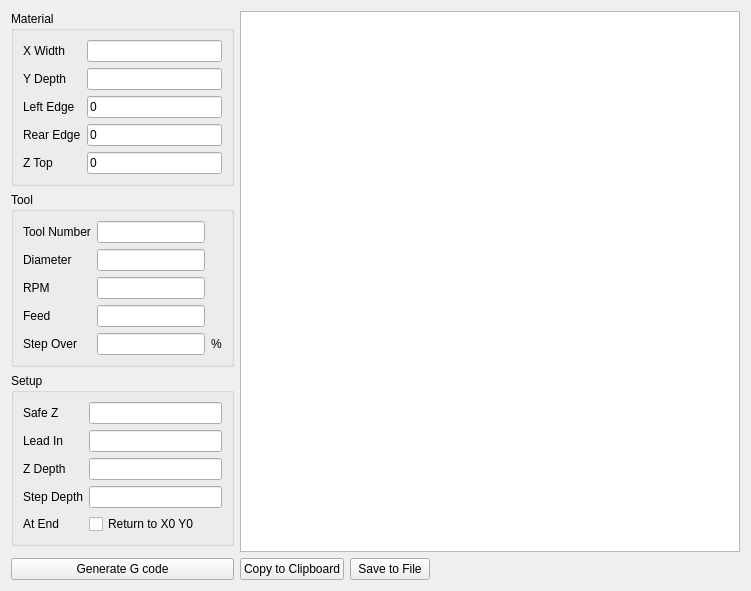
      <widget class="QWidget" name="tab_2">
       <attribute name="title">
        <string>Facing</string>
       </attribute>
       <layout class="QGridLayout" name="gridLayout_3">
        <item row="0" column="0">
         <widget class="QGroupBox" name="groupBox">
          <property name="maximumSize">
           <size>
            <width>250</width>
            <height>16777215</height>
           </size>
          </property>
          <property name="title">
           <string>Material</string>
          </property>
          <layout class="QGridLayout" name="gridLayout_2">
           <item row="0" column="1">
            <widget class="QLineEdit" name="faceWidthX">
             <property name="text">
              <string/>
             </property>
             <property name="name" stdset="0">
              <string>X Width</string>
             </property>
            </widget>
           </item>
           <item row="0" column="0">
            <widget class="QLabel" name="label">
             <property name="text">
              <string>X Width</string>
             </property>
            </widget>
           </item>
           <item row="1" column="0">
            <widget class="QLabel" name="label_3">
             <property name="text">
              <string>Y Depth</string>
             </property>
            </widget>
           </item>
           <item row="1" column="1">
            <widget class="QLineEdit" name="faceDepthY">
             <property name="text">
              <string/>
             </property>
             <property name="name" stdset="0">
              <string>Y Depth</string>
             </property>
            </widget>
           </item>
           <item row="2" column="0">
            <widget class="QLabel" name="label_6">
             <property name="text">
              <string>Left Edge</string>
             </property>
            </widget>
           </item>
           <item row="3" column="0">
            <widget class="QLabel" name="label_8">
             <property name="text">
              <string>Rear Edge</string>
             </property>
            </widget>
           </item>
           <item row="2" column="1">
            <widget class="QLineEdit" name="faceLeft">
             <property name="text">
              <string>0</string>
             </property>
             <property name="name" stdset="0">
              <string>Left Edge</string>
             </property>
            </widget>
           </item>
           <item row="3" column="1">
            <widget class="QLineEdit" name="faceRear">
             <property name="text">
              <string>0</string>
             </property>
             <property name="name" stdset="0">
              <string>Rear Edge</string>
             </property>
            </widget>
           </item>
           <item row="4" column="0">
            <widget class="QLabel" name="label_9">
             <property name="text">
              <string>Z Top</string>
             </property>
            </widget>
           </item>
           <item row="4" column="1">
            <widget class="QLineEdit" name="faceTop">
             <property name="text">
              <string>0</string>
             </property>
             <property name="name" stdset="0">
              <string>Top</string>
             </property>
            </widget>
           </item>
          </layout>
         </widget>
        </item>
        <item row="4" column="0">
         <widget class="QPushButton" name="faceGeneratePB">
          <property name="text">
           <string>Generate G code</string>
          </property>
         </widget>
        </item>
        <item row="1" column="0">
         <widget class="QGroupBox" name="groupBox_2">
          <property name="maximumSize">
           <size>
            <width>250</width>
            <height>16777215</height>
           </size>
          </property>
          <property name="title">
           <string>Tool</string>
          </property>
          <layout class="QGridLayout" name="gridLayout_4">
           <item row="1" column="0">
            <widget class="QLabel" name="label_2">
             <property name="text">
              <string>Diameter</string>
             </property>
            </widget>
           </item>
           <item row="1" column="1">
            <widget class="QLineEdit" name="faceToolDia">
             <property name="text">
              <string/>
             </property>
             <property name="name" stdset="0">
              <string>Diameter</string>
             </property>
            </widget>
           </item>
           <item row="3" column="0">
            <widget class="QLabel" name="label_5">
             <property name="text">
              <string>Feed</string>
             </property>
            </widget>
           </item>
           <item row="2" column="0">
            <widget class="QLabel" name="label_4">
             <property name="text">
              <string>RPM</string>
             </property>
            </widget>
           </item>
           <item row="2" column="1">
            <widget class="QLineEdit" name="faceRPM">
             <property name="text">
              <string/>
             </property>
             <property name="name" stdset="0">
              <string>RPM</string>
             </property>
            </widget>
           </item>
           <item row="4" column="0">
            <widget class="QLabel" name="label_7">
             <property name="text">
              <string>Step Over</string>
             </property>
            </widget>
           </item>
           <item row="3" column="1">
            <widget class="QLineEdit" name="faceFeed">
             <property name="text">
              <string/>
             </property>
             <property name="name" stdset="0">
              <string>Feed</string>
             </property>
            </widget>
           </item>
           <item row="4" column="1">
            <widget class="QLineEdit" name="faceStep">
             <property name="text">
              <string/>
             </property>
             <property name="name" stdset="0">
              <string>Step Over</string>
             </property>
            </widget>
           </item>
           <item row="4" column="2">
            <widget class="QLabel" name="label_11">
             <property name="text">
              <string>%</string>
             </property>
            </widget>
           </item>
           <item row="0" column="0">
            <widget class="QLabel" name="label_14">
             <property name="text">
              <string>Tool Number</string>
             </property>
            </widget>
           </item>
           <item row="0" column="1">
            <widget class="QLineEdit" name="faceTool">
             <property name="name" stdset="0">
              <string>Tool Number</string>
             </property>
            </widget>
           </item>
          </layout>
         </widget>
        </item>
        <item row="4" column="3">
         <spacer name="horizontalSpacer">
          <property name="orientation">
           <enum>Qt::Horizontal</enum>
          </property>
          <property name="sizeHint" stdset="0">
           <size>
            <width>40</width>
            <height>20</height>
           </size>
          </property>
         </spacer>
        </item>
        <item row="4" column="1">
         <widget class="QPushButton" name="faceCopyPB">
          <property name="text">
           <string>Copy to Clipboard</string>
          </property>
         </widget>
        </item>
        <item row="2" column="0">
         <widget class="QGroupBox" name="groupBox_3">
          <property name="maximumSize">
           <size>
            <width>250</width>
            <height>16777215</height>
           </size>
          </property>
          <property name="title">
           <string>Setup</string>
          </property>
          <layout class="QGridLayout" name="gridLayout_5">
           <item row="3" column="1">
            <widget class="QLineEdit" name="faceStepDepth">
             <property name="name" stdset="0">
              <string>Step Depth</string>
             </property>
            </widget>
           </item>
           <item row="1" column="0">
            <widget class="QLabel" name="label_10">
             <property name="text">
              <string>Lead In</string>
             </property>
            </widget>
           </item>
           <item row="1" column="1">
            <widget class="QLineEdit" name="faceLeadIn">
             <property name="text">
              <string/>
             </property>
             <property name="name" stdset="0">
              <string>Lead In</string>
             </property>
            </widget>
           </item>
           <item row="2" column="0">
            <widget class="QLabel" name="label_12">
             <property name="text">
              <string>Z Depth</string>
             </property>
            </widget>
           </item>
           <item row="2" column="1">
            <widget class="QLineEdit" name="faceCutDepth">
             <property name="name" stdset="0">
              <string>Cut Depth</string>
             </property>
            </widget>
           </item>
           <item row="3" column="0">
            <widget class="QLabel" name="label_13">
             <property name="text">
              <string>Step Depth</string>
             </property>
            </widget>
           </item>
           <item row="0" column="0">
            <widget class="QLabel" name="label_15">
             <property name="text">
              <string>Safe Z</string>
             </property>
            </widget>
           </item>
           <item row="0" column="1">
            <widget class="QLineEdit" name="faceSafeZ"/>
           </item>
           <item row="5" column="1">
            <widget class="QCheckBox" name="faceReturnCB">
             <property name="text">
              <string>Return to X0 Y0</string>
             </property>
            </widget>
           </item>
           <item row="5" column="0">
            <widget class="QLabel" name="label_31">
             <property name="text">
              <string>At End</string>
             </property>
            </widget>
           </item>
          </layout>
         </widget>
        </item>
        <item row="0" column="1" rowspan="4" colspan="3">
         <widget class="QPlainTextEdit" name="facePTE">
          <property name="minimumSize">
           <size>
            <width>500</width>
            <height>0</height>
           </size>
          </property>
          <property name="font">
           <font>
            <family>Courier</family>
            <pointsize>12</pointsize>
            <weight>75</weight>
            <bold>true</bold>
           </font>
          </property>
         </widget>
        </item>
        <item row="4" column="2">
         <widget class="QPushButton" name="faceSavePB">
          <property name="text">
           <string>Save to File</string>
          </property>
         </widget>
        </item>
       </layout>
      </widget>
